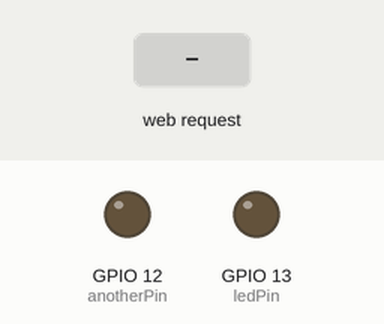
A sketch run on a simulated ESP8266 (NodeMCU). On the bench: output pins drawn as LEDs (lit = HIGH). The test bench sets the inputs (shaded band). WiFi joins after 1.5 s; servers stay silent unless stated; what the sketch prints to the serial monitor is not drawn.

Above: at 2.7 s.
2.8 s: HTTP request GET /control?command=pin13on received
At 4.0 s:
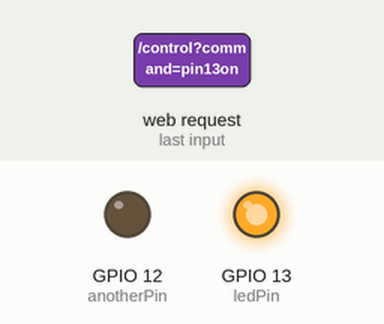
4.3 s: HTTP request GET /control?command=pin12on received
At 5.2 s:
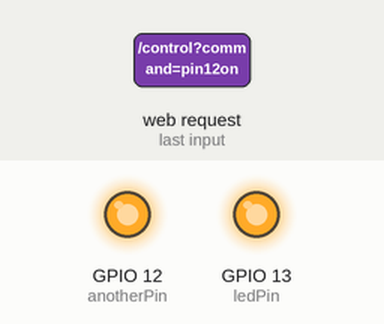
5.8 s: HTTP request GET /control?command=pin13off received
At 6.4 s:
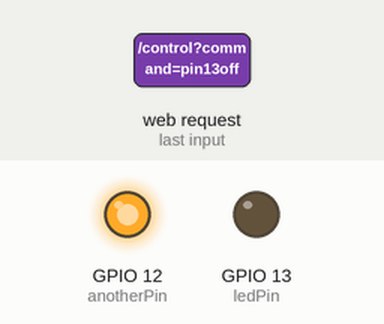
7.3 s: HTTP request GET /control?command=pin12off received
At 8.7 s:
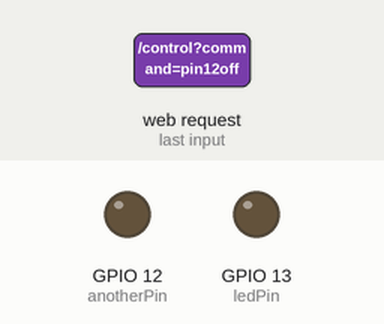
Timing chart, 0 to 9.8 s (numbered marks = the images above; inputs shaded):
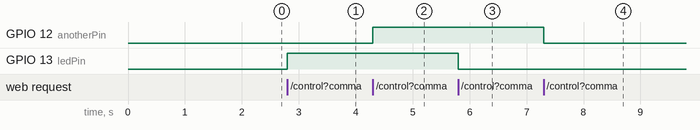

The sketch:

stronka_wifi.ino
```cpp
#include <ESP8266WiFi.h>
#include <ESP8266WebServer.h>

const char* ssid = "Orange_Multany";
const char* password = "Kaczorek5";

const int ledPin = 13;
const int anotherPin = 12;

ESP8266WebServer server(80);

void setup() {
  pinMode(ledPin, OUTPUT);
  pinMode(anotherPin, OUTPUT);
  digitalWrite(ledPin, LOW);
  digitalWrite(anotherPin, LOW);

  Serial.begin(115200);
  Serial.println();
  Serial.print("WiFi connecting to ");
  Serial.println(ssid);

  WiFi.begin(ssid, password);

  Serial.println();
  Serial.print("Connecting");

  while (WiFi.status() != WL_CONNECTED) {
    delay(500);
    Serial.print(".");
  }

  Serial.println();

  Serial.println("WiFi Connected Success!");
  Serial.print("NodeMCU IP Address: ");
  Serial.println(WiFi.localIP());

  server.on("/", handleRoot);
  server.on("/control", handleControl);

  server.begin();
  Serial.println("HTTP server started");
}

void loop() {
  server.handleClient();
}

void handleRoot() {
  server.send(200, "text/html", "<h1>Hello from Arduino!</h1>");
}

void handleControl() {
  String command = server.arg("command");
  if (command == "pin13on") {
    digitalWrite(ledPin, HIGH);
  } else if (command == "pin13off") {
    digitalWrite(ledPin, LOW);
  } else if (command == "pin12on") {
    digitalWrite(anotherPin, HIGH);
  } else if (command == "pin12off") {
    digitalWrite(anotherPin, LOW);
  }
  server.send(200, "text/plain", "OK");
}
```

Measured:
- after the input at 2.8 s, GPIO 13 (ledPin): LOW → HIGH at once
- after the input at 4.3 s, GPIO 12 (anotherPin): LOW → HIGH at once
- after the input at 5.8 s, GPIO 13 (ledPin): HIGH → LOW at once
- after the input at 7.3 s, GPIO 12 (anotherPin): HIGH → LOW at once
